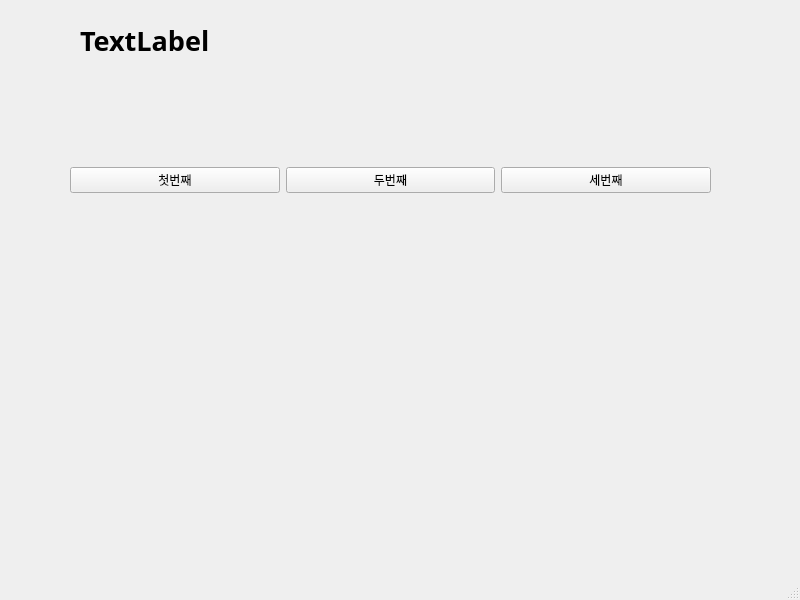
<?xml version="1.0" encoding="UTF-8"?>
<ui version="4.0">
 <class>MainWindow</class>
 <widget class="QMainWindow" name="MainWindow">
  <property name="geometry">
   <rect>
    <x>0</x>
    <y>0</y>
    <width>800</width>
    <height>600</height>
   </rect>
  </property>
  <property name="windowTitle">
   <string>MainWindow</string>
  </property>
  <widget class="QWidget" name="centralwidget">
   <widget class="QWidget" name="horizontalLayoutWidget">
    <property name="geometry">
     <rect>
      <x>70</x>
      <y>70</y>
      <width>641</width>
      <height>221</height>
     </rect>
    </property>
    <layout class="QHBoxLayout" name="horizontalLayout">
     <item>
      <widget class="QPushButton" name="pushButton_3">
       <property name="text">
        <string>첫번째</string>
       </property>
      </widget>
     </item>
     <item>
      <widget class="QPushButton" name="pushButton_2">
       <property name="text">
        <string>두번째</string>
       </property>
      </widget>
     </item>
     <item>
      <widget class="QPushButton" name="pushButton">
       <property name="text">
        <string>세번째</string>
       </property>
      </widget>
     </item>
    </layout>
   </widget>
   <widget class="QLabel" name="label">
    <property name="geometry">
     <rect>
      <x>80</x>
      <y>20</y>
      <width>611</width>
      <height>41</height>
     </rect>
    </property>
    <property name="font">
     <font>
      <family>맑은 고딕</family>
      <pointsize>20</pointsize>
      <weight>75</weight>
      <bold>true</bold>
     </font>
    </property>
    <property name="text">
     <string>TextLabel</string>
    </property>
   </widget>
  </widget>
  <widget class="QMenuBar" name="menubar">
   <property name="geometry">
    <rect>
     <x>0</x>
     <y>0</y>
     <width>800</width>
     <height>21</height>
    </rect>
   </property>
  </widget>
  <widget class="QStatusBar" name="statusbar"/>
 </widget>
 <resources/>
 <connections>
  <connection>
   <sender>pushButton_3</sender>
   <signal>clicked()</signal>
   <receiver>MainWindow</receiver>
   <slot>firstClick()</slot>
   <hints>
    <hint type="sourcelabel">
     <x>180</x>
     <y>197</y>
    </hint>
    <hint type="destinationlabel">
     <x>177</x>
     <y>240</y>
    </hint>
   </hints>
  </connection>
  <connection>
   <sender>pushButton_2</sender>
   <signal>clicked()</signal>
   <receiver>MainWindow</receiver>
   <slot>secondClick()</slot>
   <hints>
    <hint type="sourcelabel">
     <x>399</x>
     <y>195</y>
    </hint>
    <hint type="destinationlabel">
     <x>437</x>
     <y>239</y>
    </hint>
   </hints>
  </connection>
  <connection>
   <sender>pushButton</sender>
   <signal>clicked()</signal>
   <receiver>MainWindow</receiver>
   <slot>thirdClick()</slot>
   <hints>
    <hint type="sourcelabel">
     <x>617</x>
     <y>199</y>
    </hint>
    <hint type="destinationlabel">
     <x>671</x>
     <y>253</y>
    </hint>
   </hints>
  </connection>
 </connections>
 <slots>
  <slot>firstClick()</slot>
  <slot>secondClick()</slot>
  <slot>thirdClick()</slot>
 </slots>
</ui>
